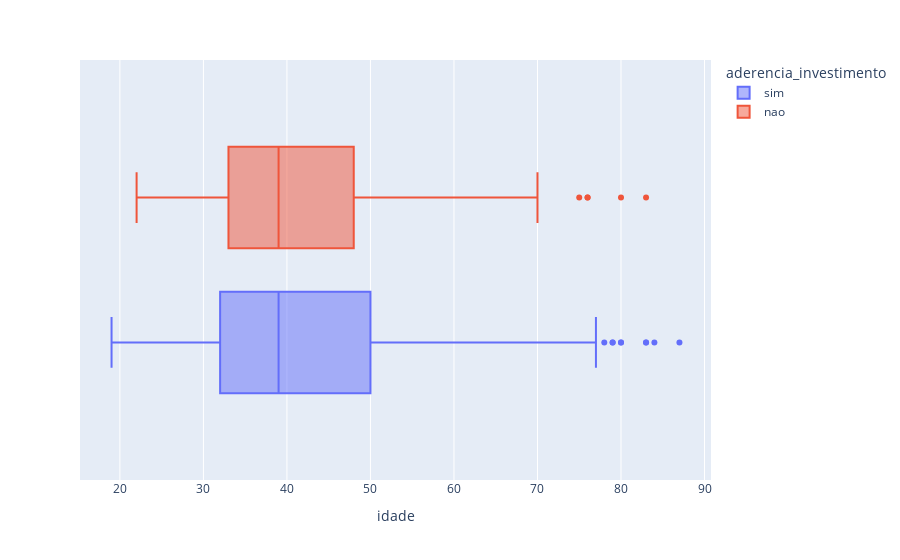

Notebook cell for this chart:
### Markdown cell above
## varivaies numericas

### Code cell
px.box(dados, x = "idade", color="aderencia_investimento")

### Figure 1 — Plotly figure (JSON) as saved in the notebook; plotly's stock layout.template omitted (floating-point values rounded to 4 significant figures; data arrays with more than 128 entries replaced by an {"elided": "..."} marker saying what was removed)
{"data": [{"alignmentgroup": "True", "hovertemplate": "aderencia_investimento=sim<br>idade=%{x}<extra></extra>", "legendgroup": "sim", "marker": {"color": "#636efa"}, "name": "sim", "notched": false, "offsetgroup": "sim", "orientation": "h", "showlegend": true, "type": "box", "x": {"elided": "502 int values"}, "x0": " ", "xaxis": "x", "y0": " ", "yaxis": "y"}, {"alignmentgroup": "True", "hovertemplate": "aderencia_investimento=nao<br>idade=%{x}<extra></extra>", "legendgroup": "nao", "marker": {"color": "#EF553B"}, "name": "nao", "notched": false, "offsetgroup": "nao", "orientation": "h", "showlegend": true, "type": "box", "x": {"elided": "766 int values"}, "x0": " ", "xaxis": "x", "y0": " ", "yaxis": "y"}], "layout": {"boxmode": "group", "legend": {"title": {"text": "aderencia_investimento"}, "tracegroupgap": 0}, "margin": {"t": 60}, "xaxis": {"anchor": "y", "domain": [0, 1], "title": {"text": "idade"}}, "yaxis": {"anchor": "x", "domain": [0, 1]}}}
